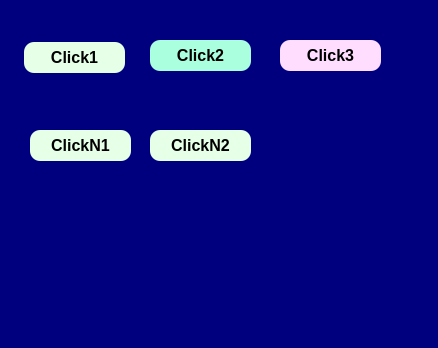
<?xml version="1.0" encoding="UTF-8"?>
<ui version="4.0">
 <class>MainWindow</class>
 <widget class="QMainWindow" name="MainWindow">
  <property name="geometry">
   <rect>
    <x>0</x>
    <y>0</y>
    <width>438</width>
    <height>348</height>
   </rect>
  </property>
  <property name="windowTitle">
   <string>MainWindow</string>
  </property>
  <property name="styleSheet">
   <string notr="true">background-color:rgb(0, 0, 127);
</string>
  </property>
  <widget class="QWidget" name="centralwidget">
   <widget class="QPushButton" name="pushButton">
    <property name="geometry">
     <rect>
      <x>24</x>
      <y>42</y>
      <width>101</width>
      <height>31</height>
     </rect>
    </property>
    <property name="font">
     <font>
      <pointsize>12</pointsize>
      <weight>75</weight>
      <bold>true</bold>
     </font>
    </property>
    <property name="styleSheet">
     <string notr="true">
QPushButton{
background-color:rgb(230, 255, 231);

color:rgb(0, 0, 0);
border-radius:10px;}

QPushButton::hover{

background-color:rgb(0, 255, 255);
color:rgb(0, 0, 255);
border-radius:10px;}</string>
    </property>
    <property name="text">
     <string>Click1</string>
    </property>
   </widget>
   <widget class="QPushButton" name="pushButton_2">
    <property name="geometry">
     <rect>
      <x>150</x>
      <y>40</y>
      <width>101</width>
      <height>31</height>
     </rect>
    </property>
    <property name="font">
     <font>
      <pointsize>12</pointsize>
      <weight>75</weight>
      <bold>true</bold>
     </font>
    </property>
    <property name="styleSheet">
     <string notr="true">background-color:rgb(169, 255, 222);

color:rgb(0, 0, 0);
border-radius:10px;</string>
    </property>
    <property name="text">
     <string>Click2</string>
    </property>
   </widget>
   <widget class="QPushButton" name="pushButton_3">
    <property name="geometry">
     <rect>
      <x>280</x>
      <y>40</y>
      <width>101</width>
      <height>31</height>
     </rect>
    </property>
    <property name="font">
     <font>
      <pointsize>12</pointsize>
      <weight>75</weight>
      <bold>true</bold>
     </font>
    </property>
    <property name="styleSheet">
     <string notr="true">background-color:rgb(255, 221, 255);

color:rgb(0, 0, 0);
border-radius:10px;</string>
    </property>
    <property name="text">
     <string>Click3</string>
    </property>
   </widget>
   <widget class="QPushButton" name="pushButton_4">
    <property name="geometry">
     <rect>
      <x>30</x>
      <y>130</y>
      <width>101</width>
      <height>31</height>
     </rect>
    </property>
    <property name="font">
     <font>
      <pointsize>12</pointsize>
      <weight>75</weight>
      <bold>true</bold>
     </font>
    </property>
    <property name="styleSheet">
     <string notr="true">QPushButton{

background-color:rgb(230, 255, 231);
color:rgb(0, 0, 0);
border-radius:10px;}

QPushButton::hover{

background-color:rgb(0, 255, 255);
color:rgb(0, 0, 255);
border-radius:10px;}</string>
    </property>
    <property name="text">
     <string>ClickN1</string>
    </property>
   </widget>
   <widget class="QPushButton" name="pushButton_5">
    <property name="geometry">
     <rect>
      <x>150</x>
      <y>130</y>
      <width>101</width>
      <height>31</height>
     </rect>
    </property>
    <property name="font">
     <font>
      <pointsize>12</pointsize>
      <weight>75</weight>
      <bold>true</bold>
     </font>
    </property>
    <property name="styleSheet">
     <string notr="true">QPushButton{

background-color:rgb(230, 255, 231);
color:rgb(0, 0, 0);
border-radius:10px;

}

QPushButton::hover{

background-color:rgb(0, 255, 255);
color:rgb(0, 0, 255);
border-radius:10px;
}


</string>
    </property>
    <property name="text">
     <string>ClickN2</string>
    </property>
   </widget>
  </widget>
  <widget class="QMenuBar" name="menubar">
   <property name="geometry">
    <rect>
     <x>0</x>
     <y>0</y>
     <width>438</width>
     <height>21</height>
    </rect>
   </property>
  </widget>
  <widget class="QStatusBar" name="statusbar"/>
 </widget>
 <resources/>
 <connections/>
</ui>
